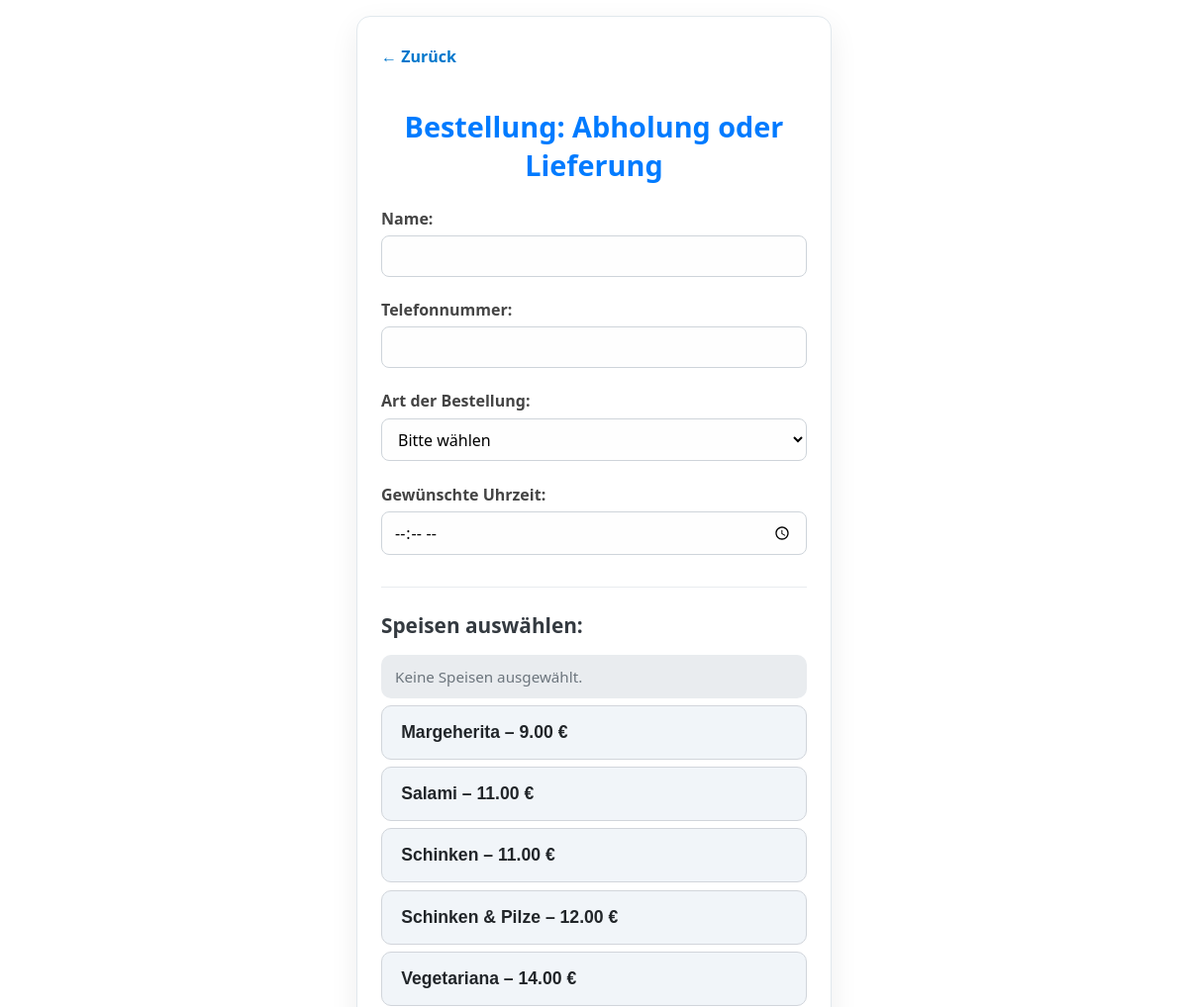
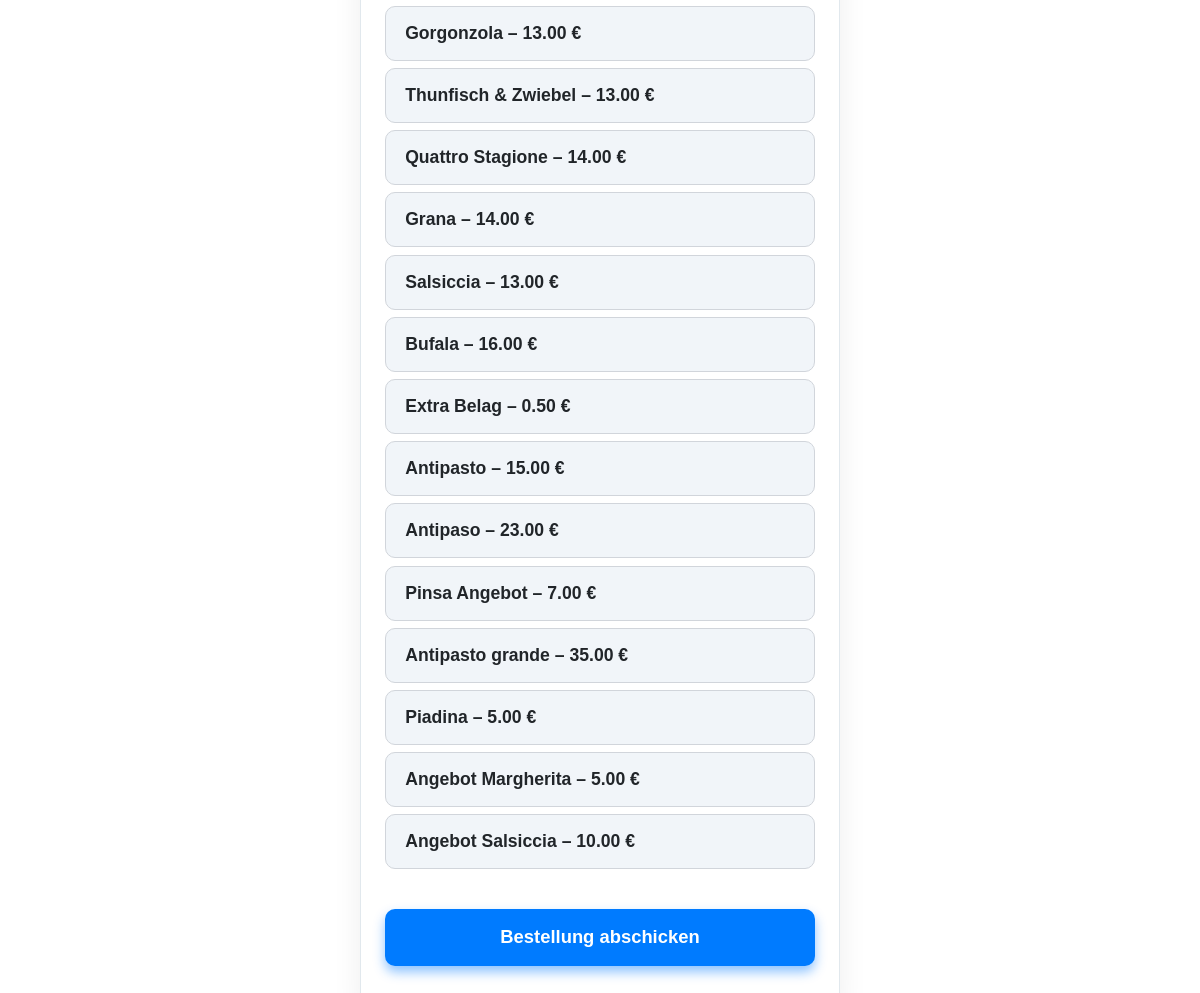
The app's page /bestellen_lieferung.php with its own data (2 pictures, top to bottom).
### tables this page shows
CREATE TABLE `artikel` (
  `id` int(11) NOT NULL,
  `name` varchar(255) NOT NULL,
  `kategorie` enum('Essen','Getränk') NOT NULL,
  `preis` decimal(6,2) NOT NULL,
  `unterkategorie` enum('Alkoholfrei','Bier','Wein','Sekt','Cocktails','Sonstiges') DEFAULT NULL
);

### bestellen_lieferung.php (the view, shortened to what this page needs)
<?php
require_once 'db.php';
$artikelResult = $conn->query("SELECT * FROM artikel WHERE kategorie = 'Essen'");
$artikel = [];
while ($row = $artikelResult->fetch_assoc()) {
    $artikel[] = $row;
}
?>
<!DOCTYPE html>
<html lang="de">
<head>
</head>
<body>
<div class="container">
      <a href="lieferservice.php" style="display:inline-block; margin-bottom:1rem; color:#0077cc; font-weight:600;">&#8592; Zurück</a>
    <h2>Bestellung: Abholung oder Lieferung</h2>
    <form action="bestellen_lieferung_verarbeiten.php" method="post">
        <div class="form-group">
            <label for="name">Name:</label>
            <input type="text" name="name" required>
        </div>
        <div class="form-group">
            <label for="telefon">Telefonnummer:</label>
            <input type="tel" name="telefon" required>
        </div>
        <div class="form-group">
            <label for="typ">Art der Bestellung:</label>
            <select name="typ" id="typ" required>
                <option value="">Bitte wählen</option>
            </select>
        </div>
        <div class="form-group">
            <label for="uhrzeit">Gewünschte Uhrzeit:</label>
            <input type="time" name="uhrzeit" required>
        </div>
        <hr>
        <h3>Speisen auswählen:</h3>
        <div id="selectedArtikelList"></div>
        <?php foreach ($artikel as $a): ?>
            <button type="button" class="artikel-button" onclick="openModal(<?= $a['id'] ?>, '<?= htmlspecialchars($a['name']) ?>')">
                <?= htmlspecialchars($a['name']) ?> – <?= number_format($a['preis'], 2) ?> €
            </button>
        <?php endforeach; ?>
        <button type="submit">Bestellung abschicken</button>
    </form>
</div>
</body>
</html>

### bestellen_lieferung.php (style rules this page uses)
* { box-sizing: border-box; }
body { font-family: 'Segoe UI', Tahoma, Geneva, Verdana, sans-serif; background: #fff; padding: 1rem; margin: 0; color: #222; -webkit-font-smoothing: antialiased; -moz-osx-font-smoothing: grayscale; }
.container { max-width: 480px; margin: 0 auto 3rem; background: #fff; padding: 1.8rem 1.5rem 2.5rem; border-radius: 14px; box-shadow: 0 10px 30px rgb(0 0 0 / 0.07); border: 1px solid #e1e8ed; }
h2 { font-weight: 700; font-size: 1.8rem; text-align: center; margin-bottom: 1.5rem; color: #007bff; }
a[href="lieferservice.php"] { display: inline-block; margin-bottom: 1.5rem; color: #007bff; font-weight: 600; text-decoration: none; transition: color 0.25s ease; }
.form-group { margin-bottom: 1.4rem; }
label { display: block; font-weight: 600; margin-bottom: 0.4rem; font-size: 1rem; color: #444; }
input[type="text"], input[type="tel"], input[type="time"], select, textarea, input[type="number"] { width: 100%; padding: 0.55rem 0.75rem; font-size: 1rem; border-radius: 8px; border: 1.8px solid #ced4da; transition: border-color 0.25s ease, box-shadow 0.25s ease; background-color: #fefefe; font-weight: 400; font-family: inherit; resize: vertical; }
hr { border: none; border-top: 1.2px solid #e9ecef; margin: 2rem 0 1.5rem; }
h3 { font-weight: 600; font-size: 1.3rem; margin-bottom: 1rem; color: #343a40; }
.artikel-button { display: block; width: 100%; padding: 1rem 1.2rem; margin: 0.45rem 0; background: #f1f5f9; border: 1.5px solid #d1d5db; border-radius: 10px; cursor: pointer; font-size: 1.1rem; font-weight: 600; text-align: left; color: #212529; transition: all 0.3s ease; box-shadow: inset 0 0 0 0 transparent; }
button[type="submit"] { background: #007bff; color: white; padding: 1.1rem 0; border: none; border-radius: 10px; font-size: 1.15rem; font-weight: 700; cursor: pointer; margin-top: 2rem; width: 100%; box-shadow: 0 6px 12px rgb(0 123 255 / 0.45); transition: background 0.25s ease; }
#selectedArtikelList { margin-top: 1rem; padding: 12px 14px; background: #e9ecef; border-radius: 10px; max-height: 210px; overflow-y: auto; font-size: 0.95rem; color: #212529; font-weight: 600; }

### records on screen
artikel: name "Margeherita", preis "9.00"
artikel: name "Salami", preis "11.00"
artikel: name "Schinken", preis "11.00"
artikel: name "Schinken & Pilze", preis "12.00"
artikel: name "Vegetariana", preis "14.00"
artikel: name "Gorgonzola", preis "13.00"
artikel: name "Thunfisch & Zwiebel", preis "13.00"
artikel: name "Quattro Stagione", preis "14.00"
artikel: name "Grana", preis "14.00"
artikel: name "Salsiccia", preis "13.00"
artikel: name "Bufala", preis "16.00"
artikel: name "Extra Belag", preis "0.50"
artikel: name "Antipasto", preis "15.00"
artikel: name "Antipaso", preis "23.00"
artikel: name "Pinsa Angebot", preis "7.00"
artikel: name "Antipasto grande", preis "35.00"
artikel: name "Piadina", preis "5.00"
artikel: name "Angebot Margherita", preis "5.00"
artikel: name "Angebot Salsiccia", preis "10.00"
